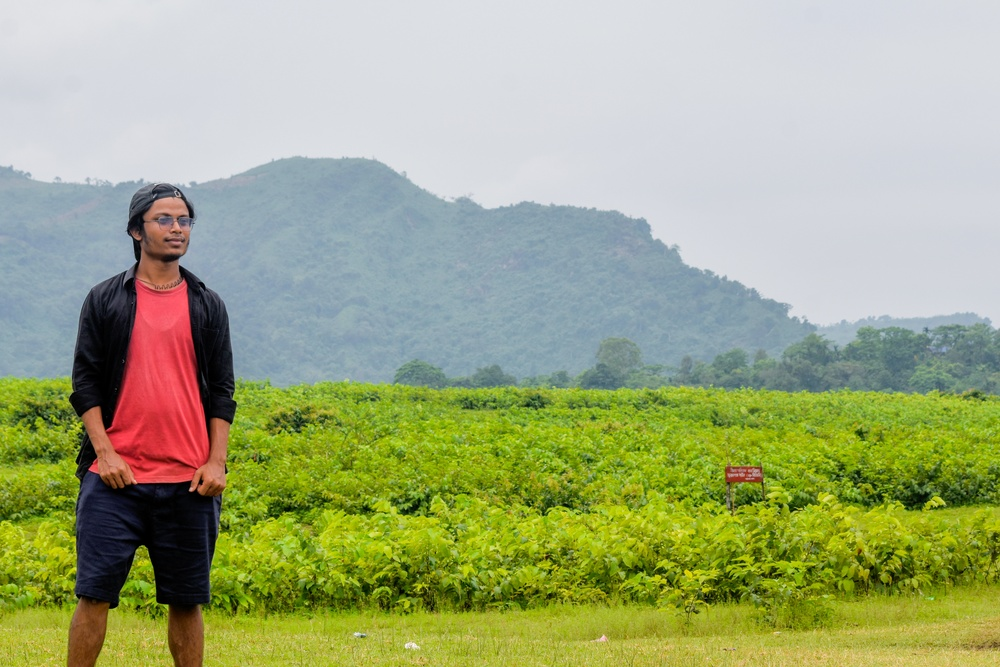
#> input picture Image_lab/image_1.jpg, 1000 x 667 px, shrunk from 5028 x 3352 before the run
$ jupyter execute Untitled.ipynb
#> lines starting #> are read from the running program, lines starting #| are printed output that depends on the picture
[cell 1]
import cv2
import matplotlib.pyplot as plt

# Load the image
image_path = 'image_1.jpg'
image = cv2.imread(image_path, cv2.IMREAD_GRAYSCALE)
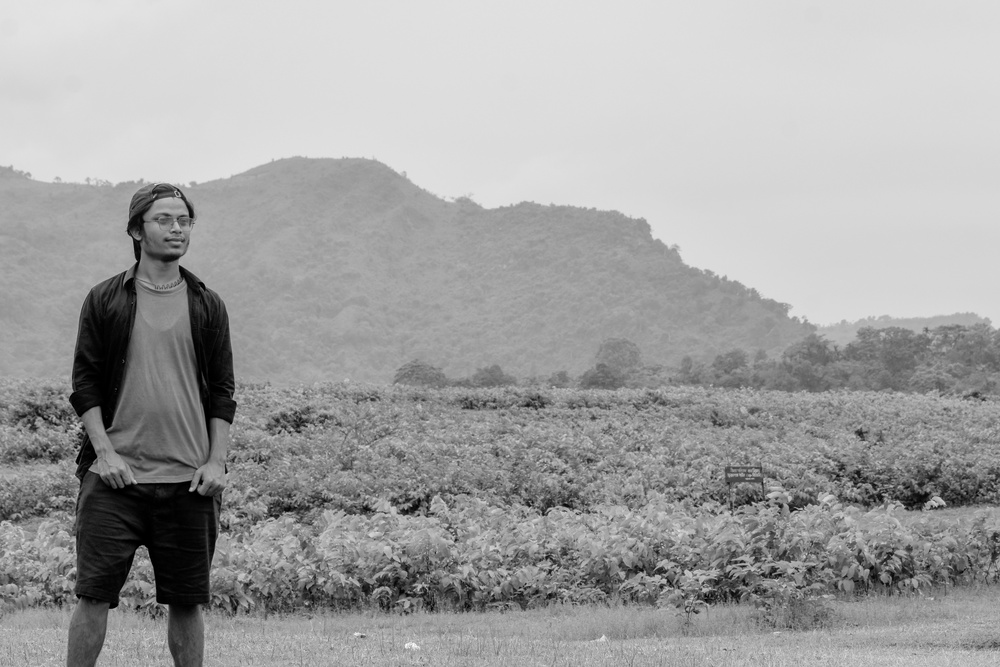
#> image: shape (667, 1000); min 0, max 255, mean 161.8
cv2.imshow(image)

# Calculate the histogram
hist = cv2.calcHist([image], [0], None, [256], [0, 256])
#> hist = 256 values, max 30688 at index 220, min 0 at index 238, mean 2605.5

# Plot the histogram
plt.plot(hist)
plt.title('Histogram')
plt.xlabel('Pixel Value')
plt.ylabel('Frequency')
plt.show()
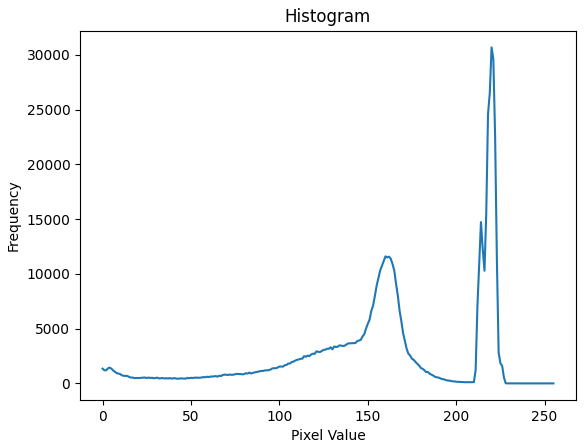
#> figure drawn by matplotlib, 1 panel; curve peaks at x = 220, y = 30688

$ run again, with Image_lab/image_2.jpg copied over Image_lab/image_1.jpg
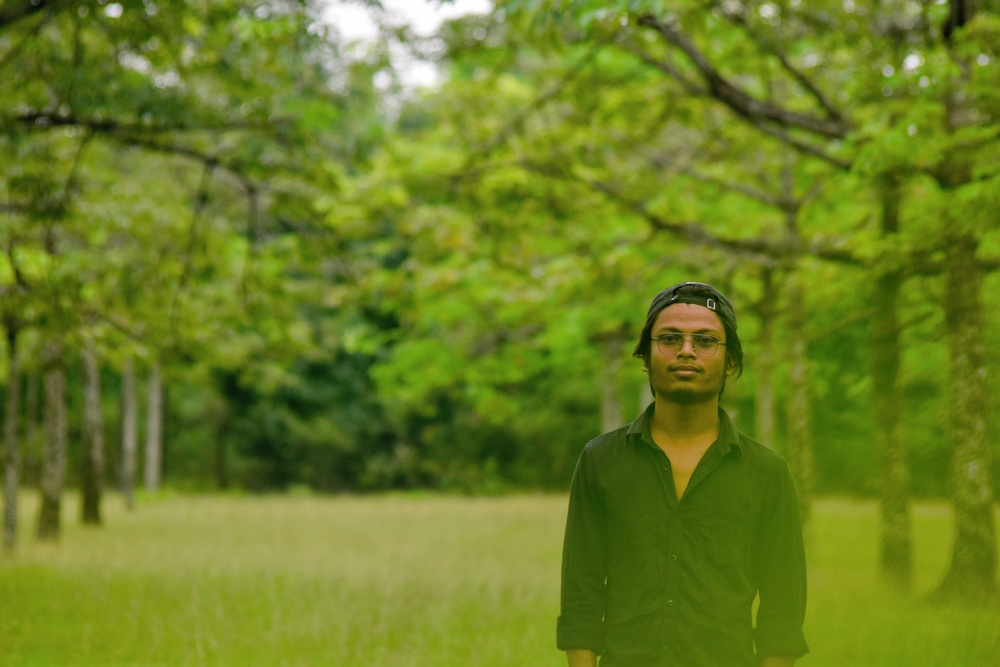
#> input picture Image_lab/image_2.jpg, 1000 x 667 px, shrunk from 6000 x 4000 before the run
#> `image = cv2.imread(image_path, cv2.IMREAD_GRAYSCALE)`:
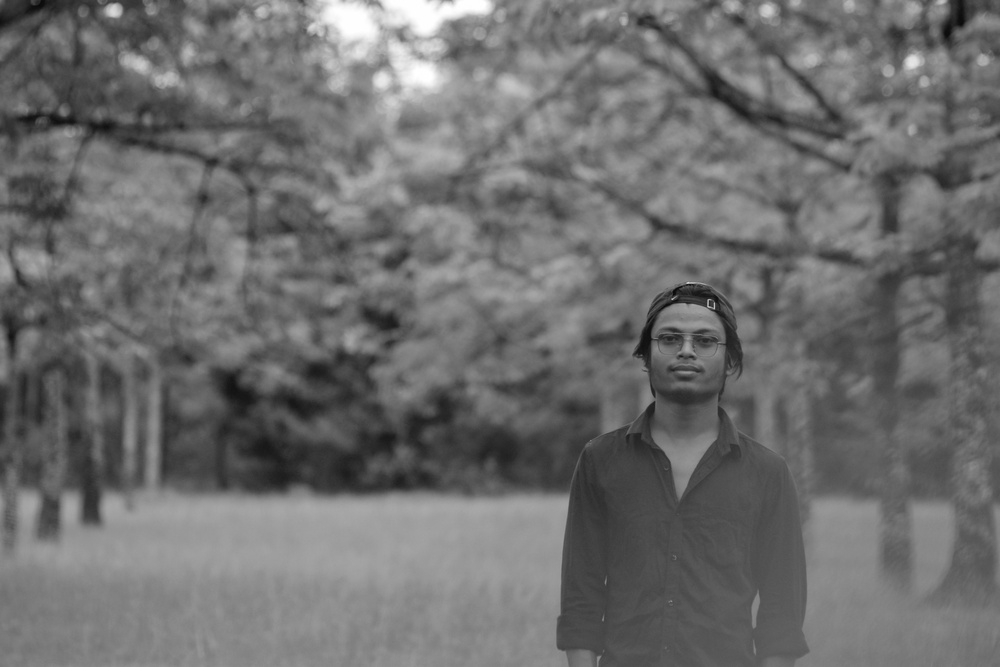
#> image: shape (667, 1000); min 7, max 255, mean 110
#> hist = 256 values, max 8497 at index 136, min 0 at index 0, mean 2605.5
#> `plt.show()`:
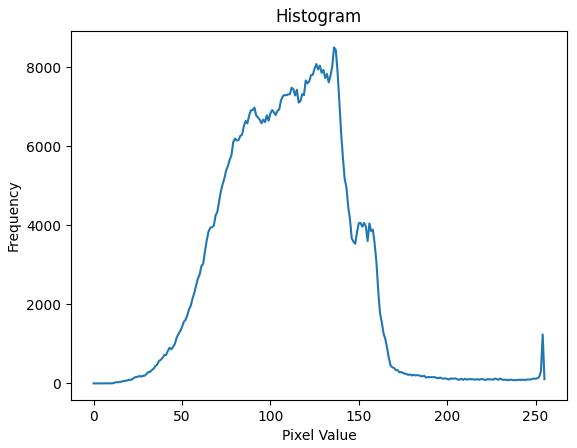
#> figure drawn by matplotlib, 1 panel; curve peaks at x = 136, y = 8497

$ run again, with Image_lab/image_3.jpg copied over Image_lab/image_1.jpg
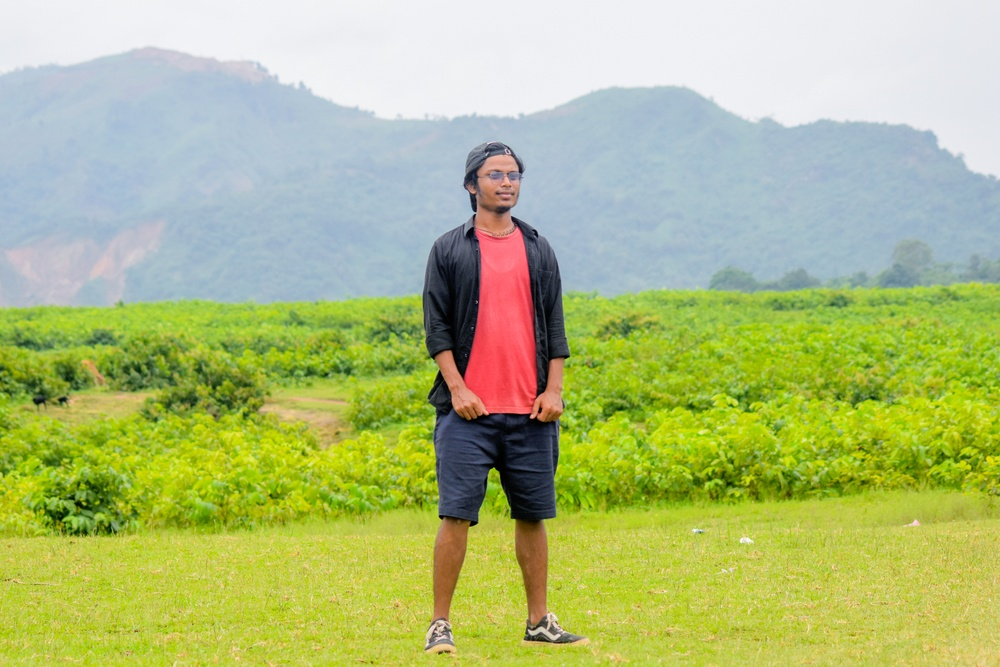
#> input picture Image_lab/image_3.jpg, 1000 x 667 px, shrunk from 5500 x 3667 before the run
#> `image = cv2.imread(image_path, cv2.IMREAD_GRAYSCALE)`:
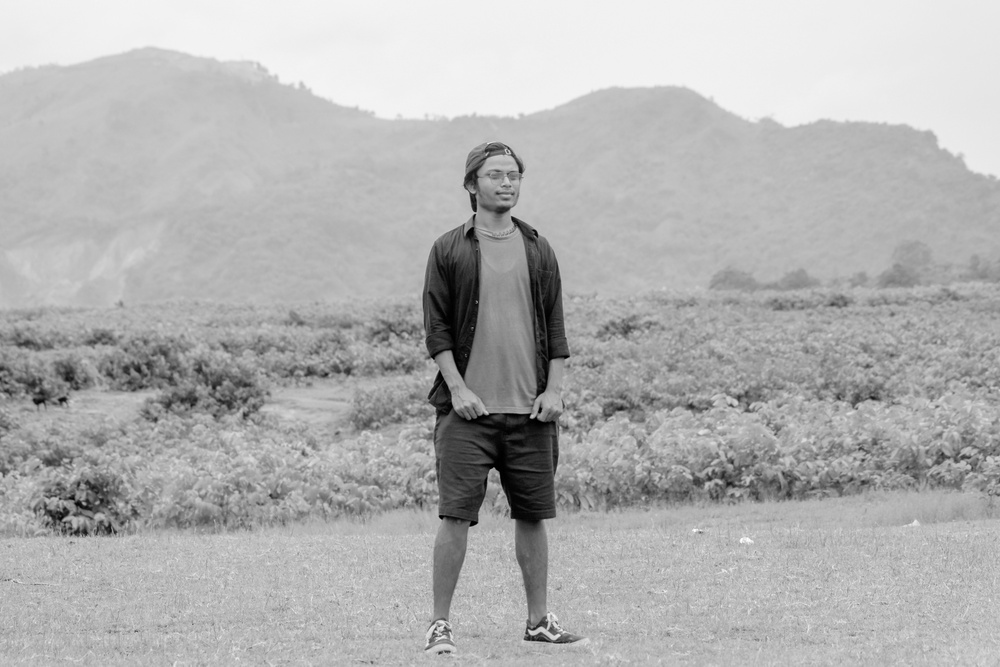
#> image: shape (667, 1000); min 0, max 255, mean 177.2
#> hist = 256 values, max 24532 at index 241, min 0 at index 248, mean 2605.5
#> `plt.show()`:
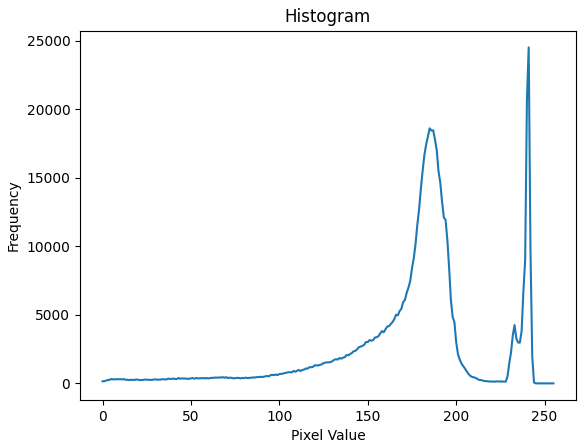
#> figure drawn by matplotlib, 1 panel; curve peaks at x = 241, y = 24532
